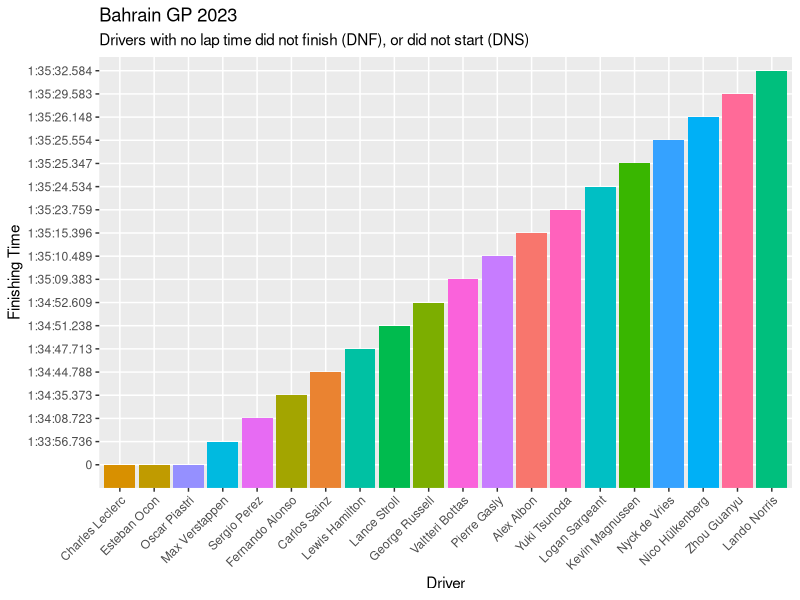

Write R code to recreate this figure.
## ---- chunk 1
#|label: setup
#|message: false

suppressPackageStartupMessages({
  library(tidyverse)
  library(dplyr)
  library(ggplot2)
  })
## ---- chunk 2
#|label: Bahrain

Bahrain <- tibble(
  Position = c(1, 2, 3, 4, 5, 6, 7, 8, 9, 10, 11, 12, 13, 14, 15, 16, 17, 18, 19, 20),
  Driver = c("Max Verstappen", "Sergio Perez", "Fernando Alonso", "Carlos Sainz", "Lewis Hamilton", "Lance Stroll", "George Russell", "Valtteri Bottas", "Pierre Gasly", "Alex Albon", "Yuki Tsunoda", "Logan Sargeant", "Kevin Magnussen", "Nyck de Vries", "Nico Hülkenberg", "Zhou Guanyu", "Lando Norris", "Esteban Ocon", "Charles Leclerc", "Oscar Piastri"),
  Team = c("Red Bull Racing", "Red Bull Racing", "Aston Martin", "Ferrari", "Mercedes", "Aston Martin", "Mercedes", "Alfa Romeo", "Alpine", "Williams", "RB", "Williams", "Haas", "RB", "Haas", "Alfa Romeo", "McLaren", "Alpine", "Ferrari", "McLaren"),
  Laps = c(57, 57, 57, 57, 57, 57, 57, 57, 57, 57, 57, 57, 57, 57, 57, 57, 57, 41, 39, 13),
  Time_Retired = c("1:33:56.736", "1:34:08.723", "1:34:35.373", "1:34:44.788", "1:34:47.713", "1:34:51.238", "1:34:52.609", "1:35:09.383", "1:35:10.489", "1:35:15.396", "1:35:23.759", "1:35:24.534", "1:35:25.347", "1:35:25.554", "1:35:26.148", "1:35:29.583", "1:35:32.584", "DNF", "DNF", "DNF"),
  Gap = c("0s", "+11.987s", "+38.637s", "+48.052s", "+50.977s", "+54.502s", "+55.873s", "+72.647s", "+73.753s", "+78.660s", "+87.023s", "+87.798s", "+88.611s", "+88.818s", "+89.412s", "+92.847s", "+1 Lap", "DNF", "DNF", "DNF"),
  Points = c(25, 18, 15, 12, 10, 8, 6, 4, 2, 1, 0, 0, 0, 0, 0, 0, 0, 0, 0, 0),
  Speed_mph = c(135.6, 135.3, 134.2, 134.0, 133.9, 133.9, 133.8, 133.5, 133.4, 133.1, 132.9, 132.7, 132.6, 132.6, 132.5, 132.3, 132.1, 131.7, 131.5, 130.9)
)
Bahrain$Time_Retired[Bahrain$Time_Retired == "DNF"] <- 0
Bahrain$Gap[Bahrain$Gap == "0s"] <- NA
Bahrain <- Bahrain %>%
  arrange(Time_Retired)

## ---- chunk 3
#|label: Bahrian plot
ggplot(Bahrain, aes(x = fct_reorder(Driver, Time_Retired), y = Time_Retired, fill = Driver)) +
  geom_bar(stat = "identity") +
  labs(title = "Bahrain GP 2023",
       subtitle = "Drivers with no lap time did not finish (DNF), or did not start (DNS)",
       x = "Driver",
       y = "Finishing Time",
       color = NA)+
  guides(fill = FALSE) +
  theme(axis.text.x = element_text(angle = 45, hjust = 1))

